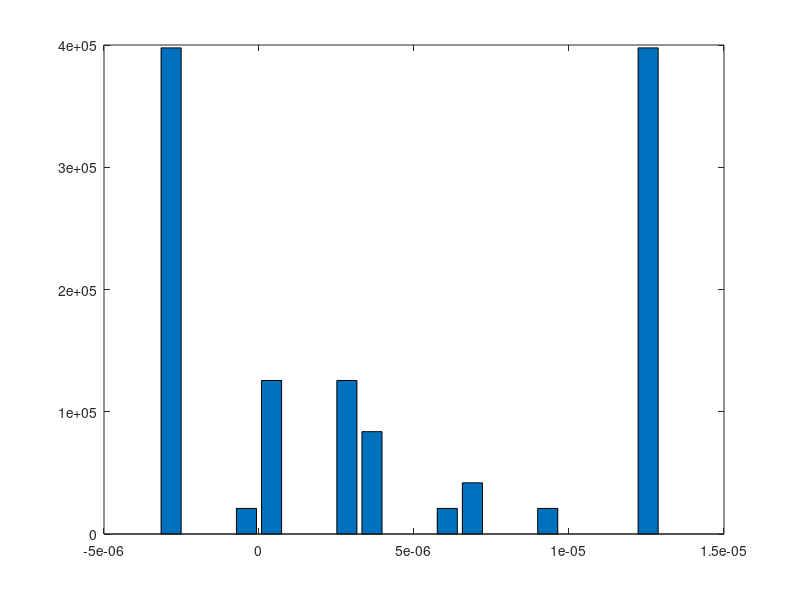

Source code (MATLAB): (Note: this script raises an error after producing the figure.)
%% -----------------------------------------------------
%  Filtering and Identification assignment 1
%  -----------------------------------------------------
%
%    Feres Hassan (4362152) 
%       & Emile-Bernard Legrand (4446100)
%
%    December 10, 2020
% -----------------------------------------------------
clear; clc; close all

%% Plot settings

%% Assignment 1
load('calibration.mat')

% Alternatively, without loops

% Question 1a: Error per microphone
y_calib = y; % This will be overwritten later by new data
TOA_true = mean(y_calib, 2);
mic_error = y_calib - TOA_true;

% Question 1b: Microphone bias
mic_bias = mean(mic_error);

% Question 1c: Microphone variance
mic_variance = var(mic_error - mic_bias);

% Question 1d: Visualization with histogram

[N, l] = hist(mic_error(:,1),20);
Wb = l(2)-l(1); % Bin width
Ny = length(mic_error(:,1)); % Nr of samples
fig1 = bar(l, N/(Ny*Wb));

% figure
% hist_microphone = 1;
% histogram(mic_error(:,hist_microphone), 100, 'Normalization', 'pdf');
% title(sprintf('Error of microphone %d', hist_microphone))

% figure
% bar(mic_bias)

%% Assignment 2: Nonlinear least-squares
load('experiment.mat')

% Question 2a
y_exp = y;
N_exp = size(y_exp, 1);
y_bias_correct = y_exp - repmat(mic_bias, N_exp, 1);

theta_hat = nan(3,N_exp+1);
diagP = nan(3, N_exp);
theta_hat(:,1) = [0.1 0.6 0]';

% Question 2b
for k = 2:(N_exp+1)
    [theta_hat(:,k), diagP(:,k-1)] = nls(y_bias_correct(k-1,:)', ...
        sqrt(mic_variance), ...
        theta_hat(:,k-1), ...
        100, mic_locations);
end
theta_hat(:,1) = []; % Remove the initial guess to obtain the correct length

% Question 2c: Visualize the results
figure
fig2 = plotresults(theta_hat(1:2,:), diagP(1:2,:)', mic_locations');

%% Assignment 3: Kalman filtering using "position measurements"
A = eye(2);
C = eye(2);
Q3 = eye(2)*1e-7;

kf_pos = nan(2, N_exp+1);
kf_P = nan(2, 2, N_exp+1);

kf_pos(:,1) = [0.1 0.6]';
kf_P(:,:,1) = eye(2);

for k = 2:(N_exp+1)
    K = A*kf_P(:,:,k-1)*C'/(C*kf_P(:,:,k-1)*C' + diag(diagP(1:2,k-1))*0.2);
    kf_pos(:,k) = (A - K*C)*kf_pos(:,k-1) + K*theta_hat(1:2,k-1);
    kf_P(:,:,k) = A*kf_P(:,:,k-1)*A' + Q3 - K*C*kf_P(:,:,k-1)*A';
end

figure
kf_pos(:,1) = [];
kf_P(:,:,1) = [];
fig4 = plotresults(kf_pos, dimdiag(kf_P, 3)', mic_locations');

%% Assignment 4: Extended Kalman filter using TOA measurements
% States = [x, y, tau]
F = eye(3);
delta_tau = mean(diff(TOA_true));
var_tau = var(diff(TOA_true));
Q4 = blkdiag(eye(2)*3e-6, var_tau);
R4 = 6*diag(mic_variance);

% State 'dynamics'
f_ext = @(x) [x(1), x(2), x(3) + delta_tau]';
% f_ext_2 = @(xp, xpp) [xp + (xp - xpp); ...
%                       xp(3) + delta_tau]; % Cool idea, but the state must
%                       be extended to do this

% Measurement model (same as f from Assignment 2)
h_ext = @(x) f(x, mic_locations); % For readability

ekf_x = nan(3, N_exp+1);
ekf_P = nan(3, 3, N_exp+1);

ekf_x(:,1) = [0.1 0.6 0]';
ekf_P(:,:,1) = eye(3);

for k = 2:(N_exp+1)
    % Time update
    ekf_x(:,k) = f_ext(ekf_x(:,k-1));
    ekf_P(:,:,k) = F*ekf_P(:,:,k-1)*F' + Q4;
    
    % Measurement update
    H = Jacobian(ekf_x(:,k), mic_locations);
    K = ekf_P(:,:,k)*H'/(H*ekf_P(:,:,k)*H' + R4);
    ekf_x(:,k) = ekf_x(:,k) + K*(y_bias_correct(k-1,:)' - h_ext(ekf_x(:,k)));
    ekf_P(:,:,k) = ekf_P(:,:,k) ...
               - ekf_P(:,:,k)*H'*((H*ekf_P(:,:,k)*H' + R4)\H*ekf_P(:,:,k));
end

figure
ekf_x(:,1) = [];
ekf_P(:,:,1) = [];
fig5 = plotresults(ekf_x(1:2,:), ...
                         dimdiag(ekf_P(1:2,1:2,:), 3)', mic_locations');

%% Functions
function [theta, diagP] = nls(yk, stds, th_hat0, maxiter, mic_locations)
    % NLS algorithm
    converged = false;
    max_iter_reached = false;

    theta = th_hat0;
    count = 1;

    L = diag(stds);
    W = inv(L*L');  % Assume uncorrelated errors

    while ~converged && ~max_iter_reached
        % Solve a linear least-squares model
        F = Jacobian(theta, mic_locations);
        yhat = f(theta, mic_locations);
        
        % Unweighted solution
%         d_theta = F\(yk - yhat);

        % Weighted LSQ solution (BLUE)
        d_theta = (F'*W*F)\F'*W*(yk - yhat);

        % Check convergence
        if norm(d_theta) < 1e-6
            converged = true;
        elseif count > maxiter
            max_iter_reached = true;
%             warning('Max iterations reached')
%             disp(theta)
        end
        
        count = count + 1;
        theta = theta + d_theta;
    end
    
    % Variance of the BLUE
    P = inv(F'*W*F);
    diagP = diag(P);
end

function dF = Jacobian(theta, mic_locations)
    c = 343; % speed of sound in [m/s]

    norm_dist = vecnorm([theta(1) theta(2)] - mic_locations, 2, 2);

    dF = [(theta(1) - mic_locations(:,1))./norm_dist/c, ...
        (theta(2) - mic_locations(:,2))./norm_dist/c, ...
        ones(size(mic_locations, 1), 1)];
end

function ftheta = f(theta, mic_locations)
    c = 343; % speed of sound in [m/s]

    % Normalize for cm (????)
    ftheta = (theta(3) ...
        + vecnorm([theta(1) theta(2)] - mic_locations, 2, 2)/c);
    % Slightly verbose notation to avoid issues with theta being a column
    % vector
end

function res = dimdiag(A, dim)
    A_size = size(A);
    N = A_size(dim); A_size(dim) = [];
    res = nan(A_size(1));
    A = shiftdim(A, dim);
        
    for i = 1:N
        res(:,i) = diag(squeeze(A(:,:,i)));
    end
end